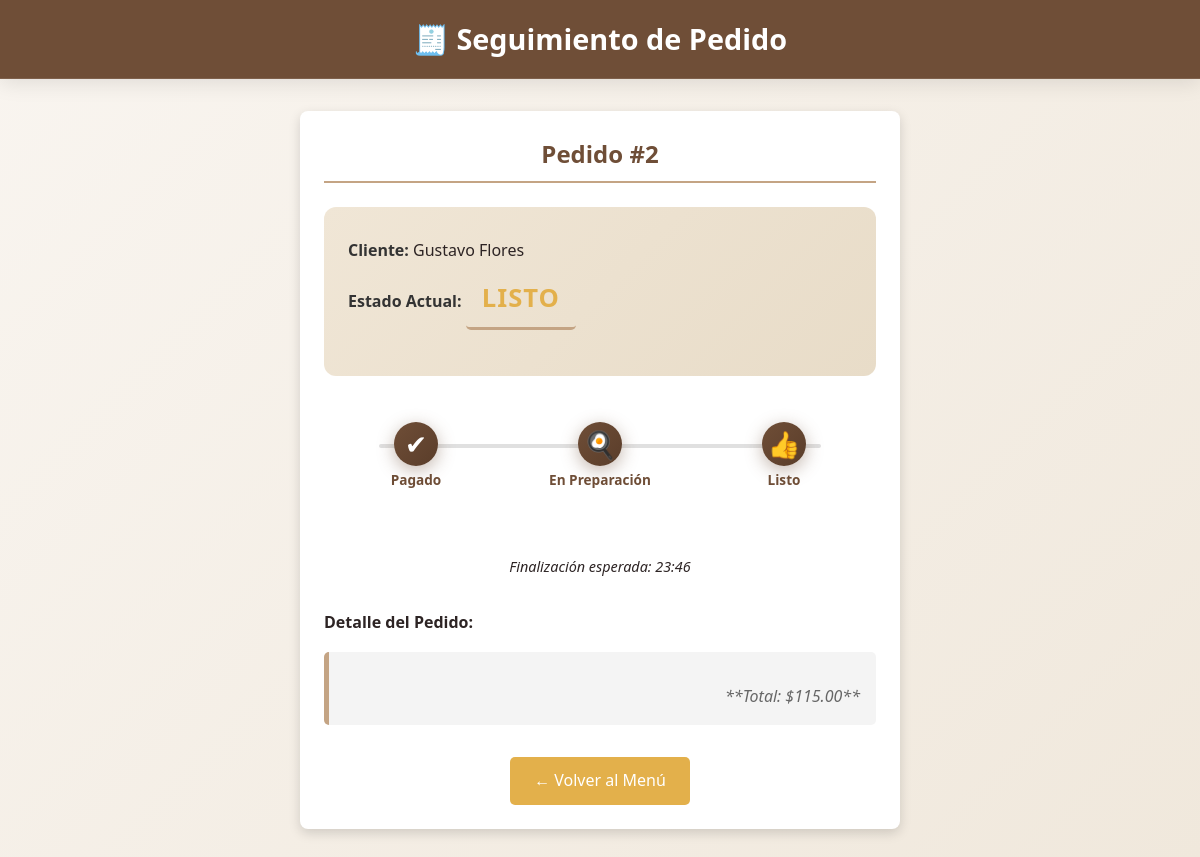
/seguimiento/2, run on the app's committed database.
### app.py (models this page shows)
class Pedido(db.Model):
    id = db.Column(db.Integer, primary_key=True)
    cliente = db.Column(db.String(50), nullable=False)
    productos = db.Column(db.String(500))
    estado = db.Column(db.String(20), default="pendiente")
    pago = db.Column(db.String(20), default="pendiente")
    total = db.Column(db.Float)
    fecha = db.Column(db.DateTime, default=datetime.now)
    hora_pago = db.Column(db.DateTime)
    hora_preparacion = db.Column(db.DateTime)

### app.py (the view)
@app.route('/seguimiento/<int:id_pedido>')
def seguimiento(id_pedido):
    pedido = Pedido.query.get_or_404(id_pedido)
    ahora = datetime.now()
    return render_template('seguimiento.html', pedido=pedido, datetime=datetime, ahora=ahora)

### templates/seguimiento.html (shortened to what this page needs)
<!DOCTYPE html>
<html lang="es">
<head>
    <link rel="stylesheet" href="{{ url_for('static', filename='styles.css') }}">
</head>
<body>
    <header>
        <h1>🧾 Seguimiento de Pedido</h1>
    </header>
    <main class="container">
        <div class="seguimiento-card">
            <h2>Pedido #{{ pedido.id }}</h2>
            <div class="info-pedido">
                <p><strong>Cliente:</strong> {{ pedido.cliente }}</p>
                <p><strong>Estado Actual:</strong>
                    <span class="estado-actual">
                        {% if pedido.estado == 'pendiente' and pedido.pago == 'pendiente' %}
                            PENDIENTE DE PAGO
                        {% else %}
                            {{ pedido.estado.upper() }}
                        {% endif %}
                    </span>
                </p>
            </div>
            <div class="estado-linea">
                <div class="paso {% if pedido.pago == 'pagado' %}activo{% endif %}">
                    {% if pedido.pago == 'pagado' %}
                        <span class="icono">✔</span>
                        <p>Pagado</p>
                    {% else %}
                        <span class="icono-pendiente-pago">...</span>
                        <p>Pendiente de Pago</p>
                    {% endif %}
                </div>
                <div class="paso {% if pedido.pago == 'pagado' and pedido.estado in ['en preparación', 'listo', 'terminado'] %}activo{% endif %}">
                    <span class="icono">🍳</span>
                    <p>En Preparación</p>
                </div>
                <div class="paso {% if pedido.estado in ['listo', 'terminado'] %}activo{% endif %}">
                    <span class="icono">👍</span>
                    <p>Listo</p>
                </div>
            </div>
            {% if pedido.hora_preparacion and pedido.estado != 'terminado' %}
                <p style="font-style: italic; font-size: 0.9rem;">Finalización esperada: {{ pedido.hora_preparacion.strftime('%H:%M') }}</p>
            {% endif %}
            <p style="text-align: left; margin-top: 2rem;"><strong>Detalle del Pedido:</strong></p>
            <div class="productos-lista">
                <p style="text-align: right; margin-top: 1rem;">**Total: ${{ "%.2f"|format(pedido.total) }}**</p>
            </div>
            <a href="{{ url_for('index') }}" class="btn-regresar">← Volver al Menú</a>
        </div>
    </main>
</body>
</html>

### static/styles.css (style rules this page uses)
:root { --primary: #6F4E37; --primary-dark: #5a3d2a; --secondary: #C4A484; --accent: #E3B04B; --accent-hover: #d4a017; --text: #2D2424; --light-bg: #F9F5F0; --shadow-sm: 0 2px 8px rgba(0,0,0,0.08); --shadow-md: 0 4px 16px rgba(0,0,0,0.12); --shadow-lg: 0 8px 24px rgba(0,0,0,0.15); --transition: all 0.3s cubic-bezier(0.4, 0, 0.2, 1); }
* { box-sizing: border-box; margin: 0; padding: 0; }
body { font-family: 'Segoe UI', Tahoma, Geneva, Verdana, sans-serif; background: linear-gradient(135deg, #F9F5F0 0%, #f0e8dc 100%); color: var(--text); line-height: 1.6; overflow-x: hidden; }
.container { width: 90%; max-width: 1200px; margin: 0 auto; }
header { background: rgba(111, 78, 55, 0.95); backdrop-filter: blur(10px); color: white; position: sticky; top: 0; z-index: 100; box-shadow: 0 4px 20px rgba(0,0,0,0.1); border-bottom: 1px solid rgba(255,255,255,0.1); }
.estado-actual { font-size: 1.6rem; font-weight: 700; color: var(--accent); margin-bottom: 2.5rem; padding: 1rem; border-bottom: 3px solid var(--secondary); text-transform: uppercase; letter-spacing: 1px; }
.info-pedido { text-align: left; margin-bottom: 2.5rem; padding: 1.5rem; background: linear-gradient(135deg, #F0E6D6 0%, #e8dcc8 100%); border-radius: 12px; }
.info-pedido p { margin: 0.7rem 0; font-size: 1rem; }
.estado-linea { display: flex; justify-content: space-between; align-items: flex-start; position: relative; margin: 3rem 0; }
.estado-linea::before { content: ''; position: absolute; top: 20px; left: 10%; right: 10%; height: 4px; background: linear-gradient(90deg, #e0e0e0 0%, #d0d0d0 100%); z-index: 0; border-radius: 2px; }
.paso { flex: 1; text-align: center; position: relative; z-index: 1; }
.paso .icono { font-size: 1.5rem; background: linear-gradient(135deg, #e0e0e0 0%, #d0d0d0 100%); color: white; width: 50px; height: 50px; border-radius: 50%; display: flex; align-items: center; justify-content: center; margin: 0 auto 0.8rem; transition: var(--transition); box-shadow: 0 3px 10px rgba(0,0,0,0.1); }
.paso.activo .icono { background: linear-gradient(135deg, var(--primary) 0%, var(--primary-dark) 100%) !important; box-shadow: 0 4px 15px rgba(111, 78, 55, 0.4) !important; transform: scale(1.1); }
.paso p { font-size: 0.9rem; font-weight: 600; color: var(--text); }
.paso.activo p { color: var(--primary); font-weight: 700; }
.productos-lista { text-align: left; padding: 1.5rem; background: linear-gradient(135deg, #f8f8f8 0%, #f0f0f0 100%); border-radius: 12px; margin-top: 1.5rem; }

### templates/seguimiento.html (style rules this page uses)
header { background-color: var(--primary); color: white; padding: 1rem 0; text-align: center; }
header h1 { margin: 0; font-size: 1.8rem; }
.seguimiento-card { max-width: 600px; margin: 2rem auto; background: white; border-radius: 8px; padding: 1.5rem; box-shadow: 0 4px 12px rgba(0, 0, 0, 0.15); text-align: center; }
.seguimiento-card h2 { color: var(--primary); margin-bottom: 1.5rem; border-bottom: 2px solid var(--secondary); padding-bottom: 0.5rem; }
.estado-actual { font-size: 1.6rem; font-weight: bold; color: var(--accent); padding: 0.5rem 1rem; display: inline-block; border-radius: 5px; margin-bottom: 1rem; text-transform: uppercase; }
.info-pedido { text-align: left; margin-bottom: 1.5rem; font-size: 0.95rem; }
.info-pedido p { margin: 0.4rem 0; }
.info-pedido strong { color: #333; }
.estado-linea { display: flex; justify-content: space-between; align-items: flex-start; position: relative; margin: 3rem 0 4rem; }
.estado-linea::before { content: ''; position: absolute; top: 20px; left: 10%; right: 10%; height: 4px; background: #e0e0e0; z-index: 0; }
.paso { flex: 1; text-align: center; position: relative; z-index: 1; }
.paso .icono { font-size: 1.5rem; background-color: #e0e0e0; color: white; width: 40px; height: 40px; border-radius: 50%; display: flex; align-items: center; justify-content: center; margin: 0 auto 5px; transition: background-color 0.3s; }
.paso.activo .icono { background-color: var(--primary); }
.paso p { font-size: 0.85rem; font-weight: bold; margin-top: 5px; }
.paso.activo + .paso::before { background-color: var(--primary); }
.productos-lista { text-align: left; padding: 1rem; background: #f4f4f4; border-radius: 5px; margin-top: 1rem; border-left: 5px solid var(--secondary); }
.productos-lista p { font-style: italic; color: #666; margin-top: 10px; }
.btn-regresar { display: inline-block; margin-top: 2rem; padding: 0.7rem 1.5rem; background: var(--accent); color: white; text-decoration: none; border-radius: 5px; transition: background 0.3s; }

### data on the page
Pedido: id "2", cliente "Gustavo Flores", estado "LISTO", hora_preparacion "23:46", total "115.00"
